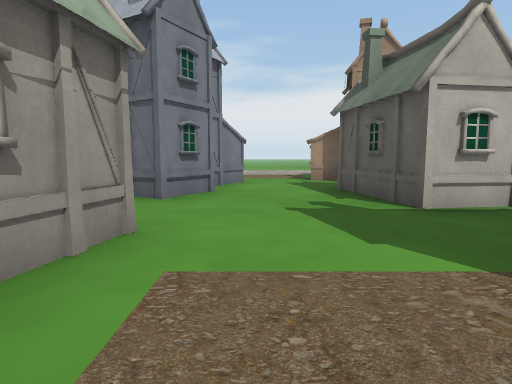
view 1 (above)

19 first-person views from a walk through a scene from a Unity 3-D project. The camera is 1.2 m above the floor, tilts 6° down and sees 75° across. The floor is counted in squares, 2 m on a side. Each view is taken from the middle of a square. On the plan, view 1 faces up. The plan holds only what a view shows up to about 10 squares ahead; the rest is blank. The place goes on beyond the plan. The player character is not drawn. Some surface patterns are stand-ins.

view 2
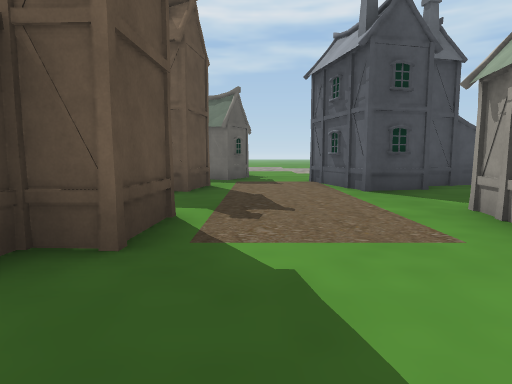

view 3
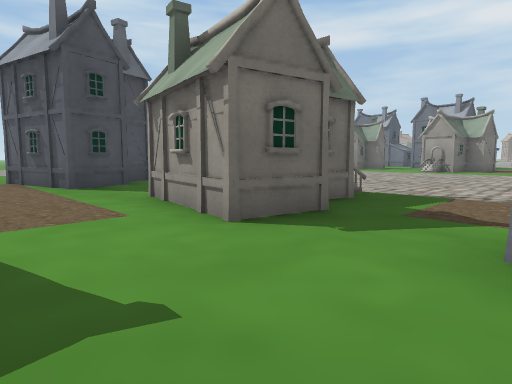

view 4
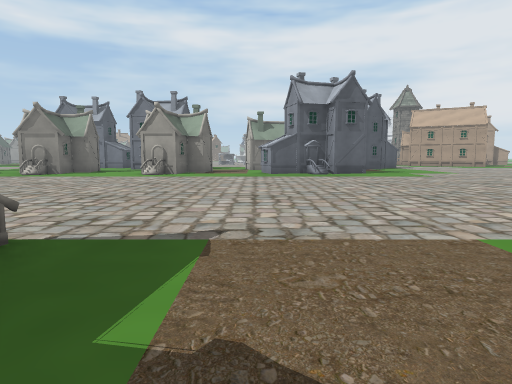

view 5
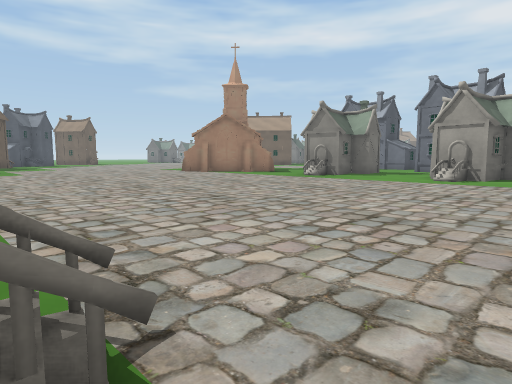

view 6
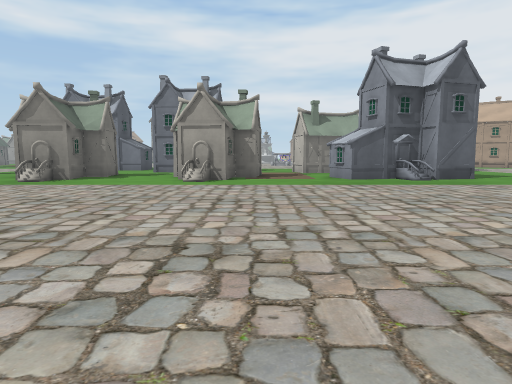

view 7
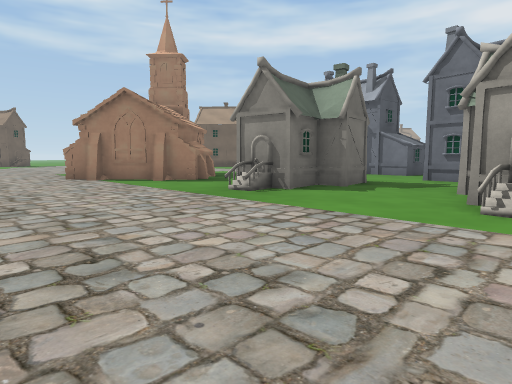

view 8
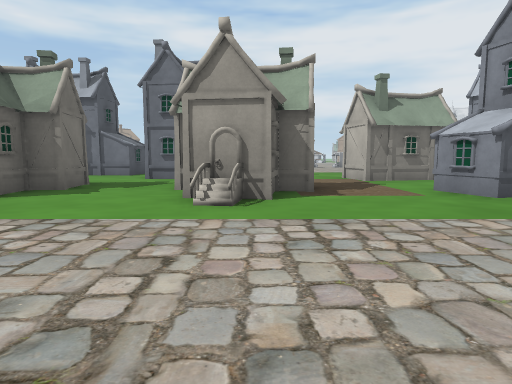

view 9
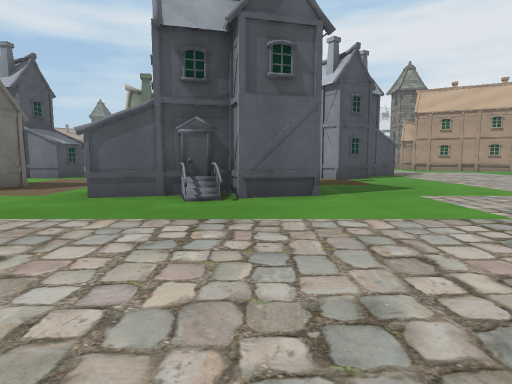

view 10
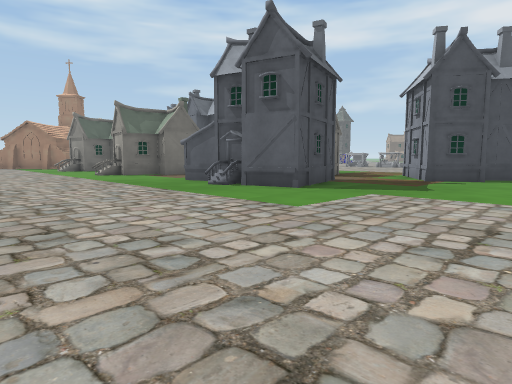

view 11
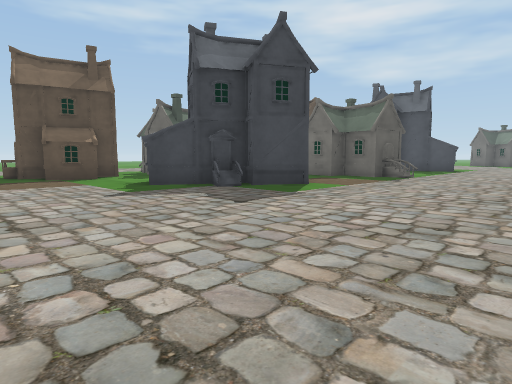

view 12
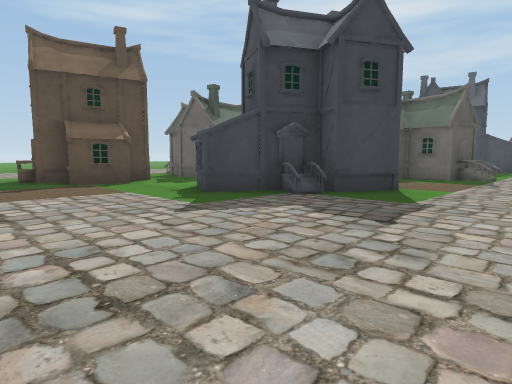

view 13
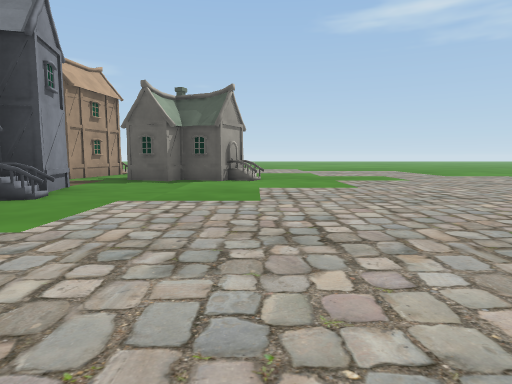

view 14
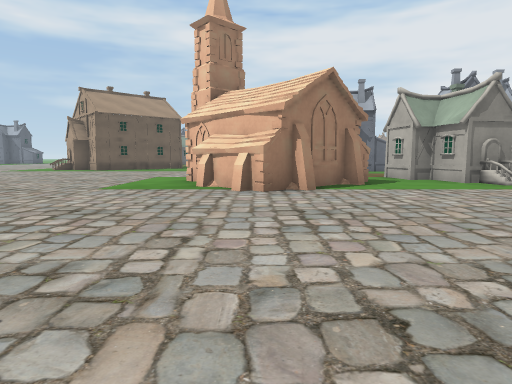

view 15
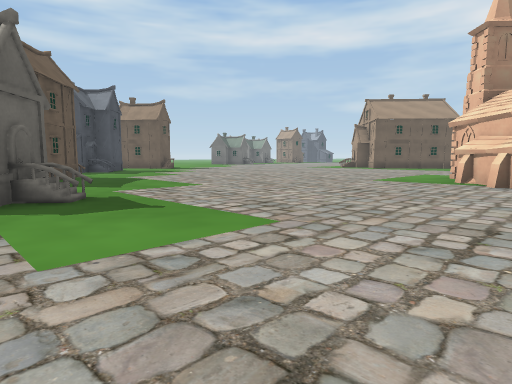

view 16
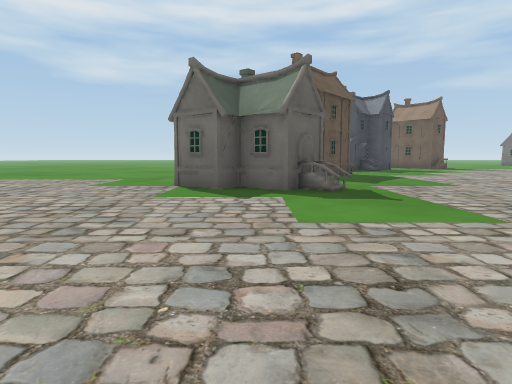

view 17
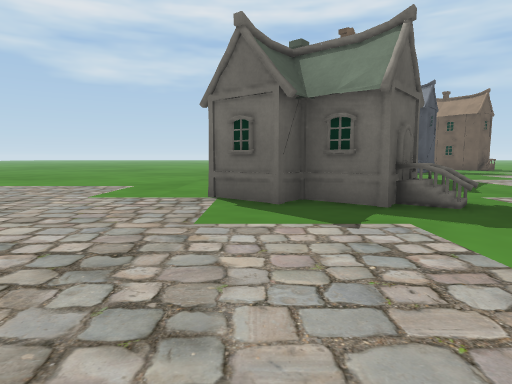

view 18
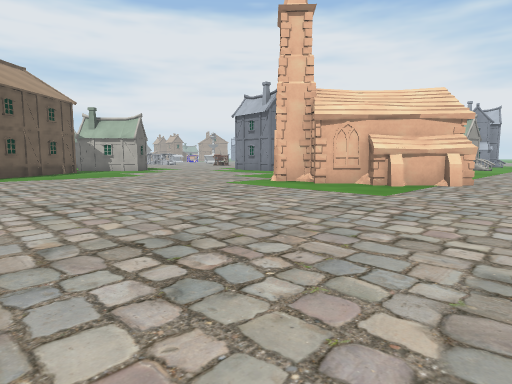

view 19
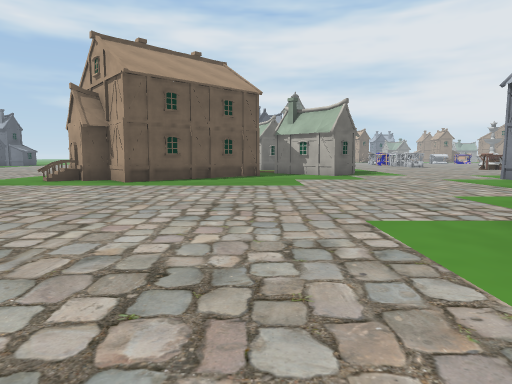

### Floor plan
Key: @ floor where view 1 was taken; # wall or solid block; . floor; O other object.
Columns run from 24 left of view 1 to 3 right of it. Each row starts with its distance up from view 1.
 12      ..... ............
 11    O#.......................
 10     ##....................O#
  9      ##...................O
  8      ....#O..........O.O..O
  7       ..###..........O##....
  6      O#.O#O..........###..O#
  5       #..##...........#O..##
  4     O##..O................##
  3      .................O....O
  2       ..##..........O###..O#
  1      O.  #O..........O#...##
  0     O#   ##O......... O.@..
 -1       #.............  .....O
 -2       O............. .O#..O
 -3    OO...###.........O###..##
 -4   O     ##O.........O ##....
 -5   O     ##............O...#
 -6  .#      ................O#
 -7  ...     ###..............#O
 -8  .....     ##.............O
 -9  ......    ##...............
-10  .......####................
-11  ...........................
-12  ...........................
-13 O.................OOO.......
-14  #.................###......
-15  ##................   ......
-16   #O...............   ......
-17   #....   ........O   ......

Where each view was taken, in squares from view 1:
view 1: 0 up, 0 right, facing up
view 2: 4 up, 1 right, facing down
view 3: 5 up, 1 right, facing down-left
view 4: 4 up, 2 left, facing left
view 5: 3 up, 4 left, facing down-left
view 6: 2 up, 5 left, facing left
view 7: 1 up, 9 left, facing down-left
view 8: 1 up, 9 left, facing left
view 9: 7 up, 9 left, facing left
view 10: 12 up, 9 left, facing down-left
view 11: 12 up, 8 left, facing down-right
view 12: 12 up, 6 left, facing down-right
view 13: 8 down, 7 left, facing right
view 14: 9 down, 6 left, facing left
view 15: 8 down, 4 left, facing down-left
view 16: 7 down, 4 left, facing down
view 17: 9 down, 3 left, facing down
view 18: 17 down, 10 left, facing up-left
view 19: 13 down, 13 left, facing left
